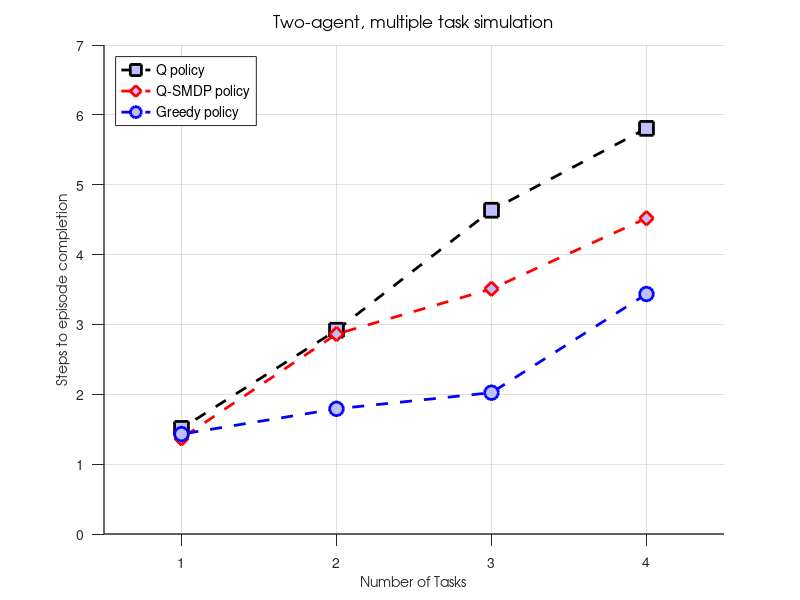

The MATLAB script that drew this image:
% Plot for CDC paper
close all

% Plot made for cdc paper
% not sure what R was


q_steps = [5.8065,4.6350,2.9173,1.5120]';
q_smdp_steps = [4.5207,3.5090,2.8620,1.3702]';
greedy_steps = [3.4355,2.0231,1.7920,1.4303]';

agents = [4,3,2,1];

nS = [164025,11664,729,27]';

hold on;

q_learned = plot(agents,q_steps,'k--','LineWidth',2);
qsmdp_learned = plot(agents,q_smdp_steps,'r--','LineWidth',2);
greedy = plot(agents,greedy_steps,'b--','LineWidth',2);
hTitle = title('Two-agent, multiple task simulation');
hXLabel = xlabel('Number of Tasks');
hYLabel = ylabel('Steps to episode completion');
hLegend = legend('Q policy','Q-SMDP policy','Greedy policy','location', 'NorthWest' );
xlim([.5,4.5])
ylim([0,7])

set(q_learned,'Marker','s','MarkerFaceColor',[.75 .75 1],'MarkerSize',10)
set(qsmdp_learned,'Marker','d','MarkerFaceColor',[.75 .75 1],'MarkerSize',10)
set(greedy,'LineStyle','--','LineWidth',2,'Marker','o','MarkerFaceColor',[.75 .75 1],'MarkerSize',10)


set( gca                       , ...
    'FontName'   , 'Helvetica' );
set([hTitle, hXLabel, hYLabel], ...
    'FontName'   , 'AvantGarde');
set([hLegend, gca]             , ...
    'FontSize'   , 10           );
set([hXLabel, hYLabel]  , ...
    'FontSize'   , 10          ,...
    'FontWeight' , 'normal'      );
set( hTitle                    , ...
    'FontSize'   , 12          , ...
    'FontWeight' , 'normal'      );


set(gca, ...
  'Box'         , 'off'     , ...
  'TickDir'     , 'out'     , ...
  'TickLength'  , [.02 .02] , ...
  'XMinorTick'  , 'off'      , ...
  'YMinorTick'  , 'off'      , ...
  'YGrid'       , 'on'      , ...
  'XGrid'       , 'on'      ,...
  'XTick'       ,1:4        ,...
  'LineWidth'   , 1         );